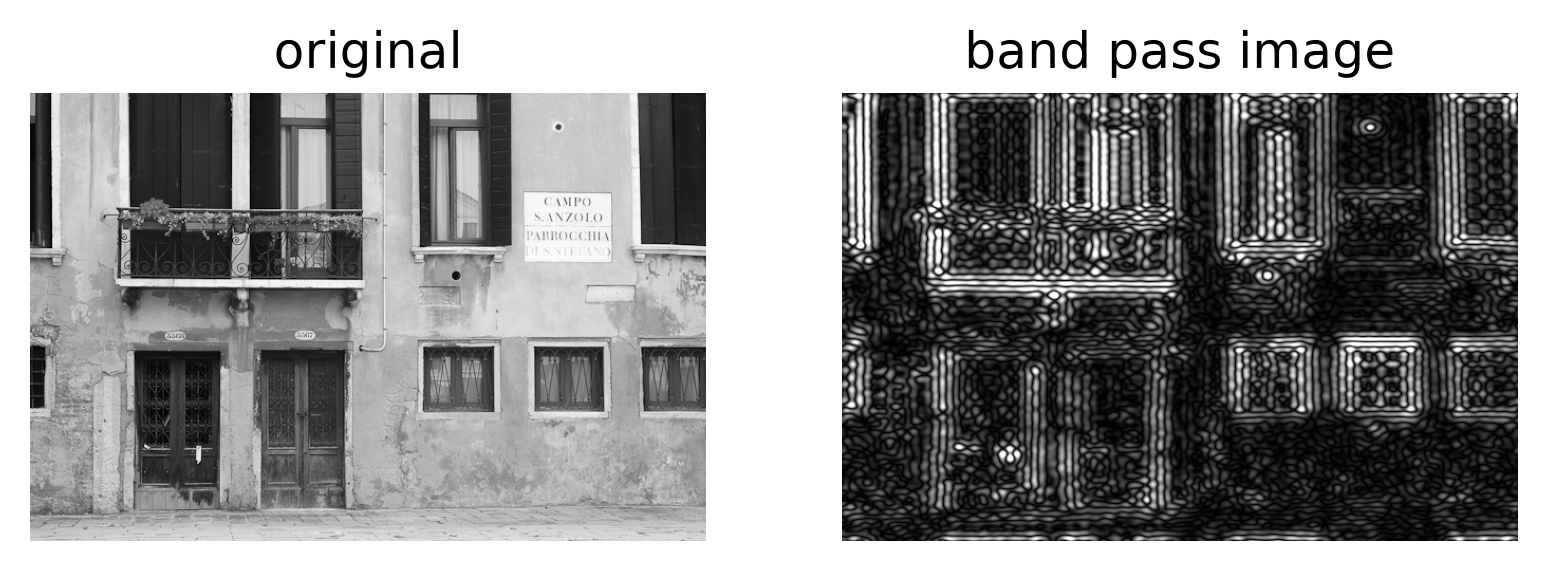
#> input picture assets/band_pass.png, 1547 x 571 px
$ python band_pass_filter.py ../assets/band_pass.png
#> lines starting #> are read from the running program, lines starting #| are printed output that depends on the picture
import argparse
from pathlib import Path

import matplotlib.pyplot as plt
import numpy as np

if __name__ == "__main__":
    parser = argparse.ArgumentParser()
    parser.add_argument("image_path", help="Path to the input image")
    parser.add_argument(
        "-o",
        "--output",
        help="Path where the output figure should be saved",
    )
    args = parser.parse_args()

    img = plt.imread(args.image_path) / 255

    # Convert RGB image to grayscale by averaging the red, green, and blue channels.
    img = img[:, :, :3].mean(axis=2)
#> img: shape (571, 1547) float32

    # Get image height and width.
    h, w = img.shape
#> h = 571; w = 1547

    # Now convert the image to fourier domain.
    img_ft = np.fft.fft2(img, axes=(0, 1))

    # Shift the zero frequency into the center.
    img_ft_shifted = np.fft.fftshift(img_ft, axes=(0, 1))

    # Create the zero-centered x and y coordinates for fourier domain.
    x = np.arange(w) - w // 2
#> x = 1547 values from -773 to 773
    y = np.arange(h) - h // 2
#> y = 571 values from -285 to 285

    # Create the meshgrid so that every pixel in fourier domain has a coordinate value.
    yy, xx = np.meshgrid(y, x, indexing="ij")

    # Calculate the distance between each coordinate to the center.
    r = np.sqrt(xx**2 + yy**2)

    # Define the low and high frequency cutoffs.
    # The frequencies between 30 and 60 will pass
    # and other frequencies will be discarded.
    r_low = 30.0
    r_high = 60.0

    # Create the mask.
    band_pass_mask = (r >= r_low) & (r <= r_high)

    # Apply the mask in img_ft_shifted by multiplying them.
    img_ft_shifted_band_pass = img_ft_shifted * band_pass_mask

    # Re-shift it back to the default.
    img_ft_band_pass = np.fft.ifftshift(img_ft_shifted_band_pass, axes=(0, 1))

    # Transform it back to the spatial domain.
    img_band_pass = np.fft.ifft2(img_ft_band_pass, axes=(0, 1)).real
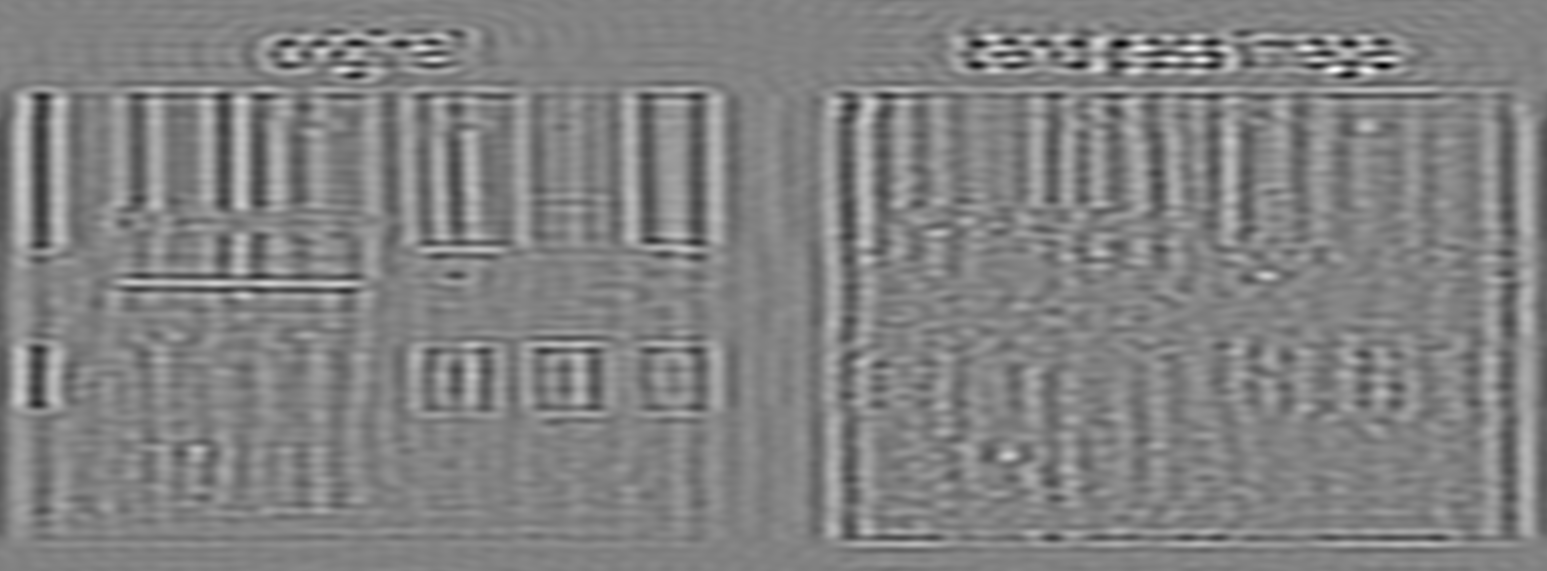
#> img_band_pass: shape (571, 1547) float64; min -0.00223, max 0.00213, mean 1.51e-21; drawn with min black and max white

    # Plot original and band pass image.
    plt.subplot(1, 2, 1)
    plt.imshow(img, cmap="gray")
    plt.title("original")
    plt.axis("off")

    plt.subplot(1, 2, 2)
    img_band_pass_abs = np.abs(img_band_pass)
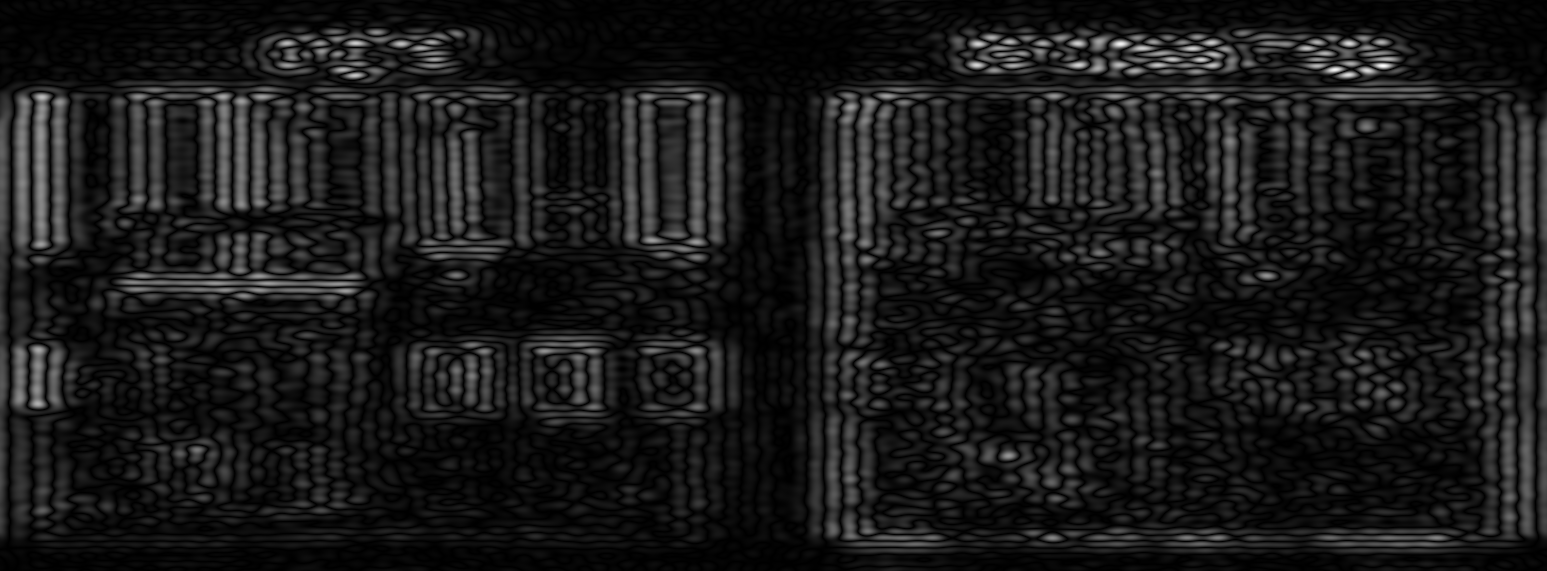
#> img_band_pass_abs: shape (571, 1547) float64; min 1.66e-11, max 0.00223, mean 0.000223; drawn with min black and max white

    plt.imshow(
        img_band_pass_abs,
        cmap="gray",
        vmin=0,
        vmax=np.percentile(img_band_pass_abs, 99),
    )
    plt.title("band pass image")
    plt.axis("off")

    if args.output:
        output_path = Path(args.output)
        output_path.parent.mkdir(parents=True, exist_ok=True)
        plt.savefig(output_path, dpi=300, bbox_inches="tight")
    else:
        plt.show()
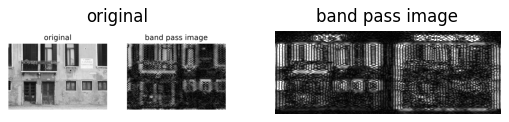
#> figure drawn by matplotlib, 2 panels

$ run again, on assets/corr_conv.png
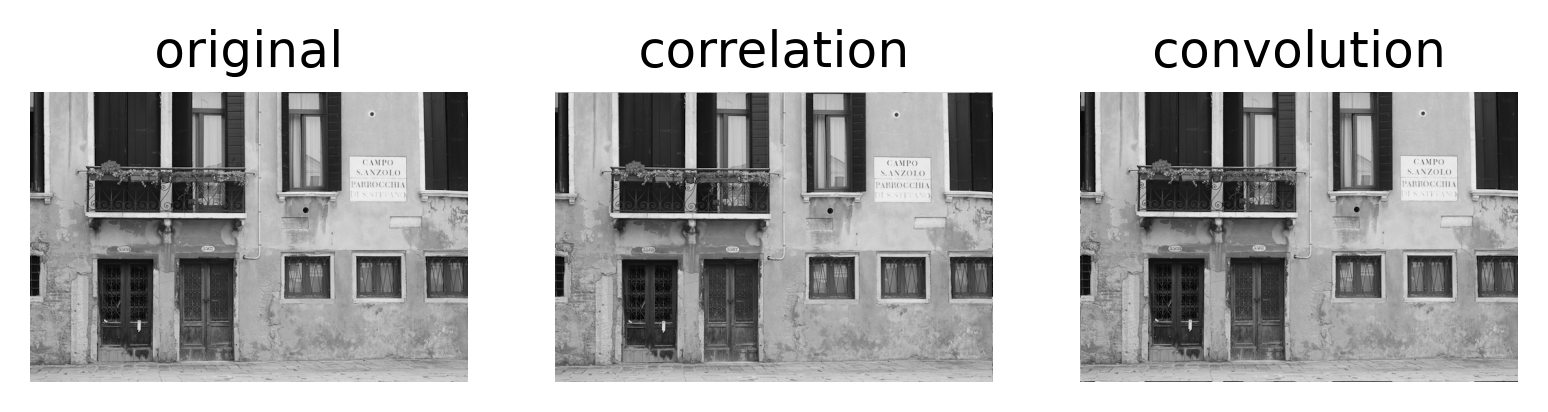
#> input picture assets/corr_conv.png, 1548 x 412 px
#> `img_band_pass_abs = np.abs(img_band_pass)`:
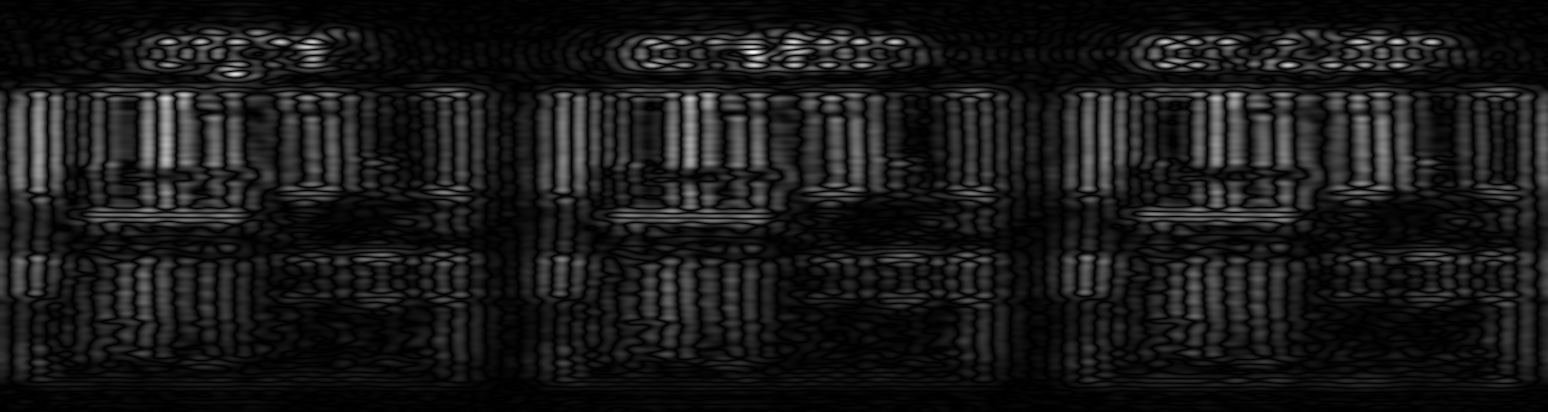
#> img_band_pass_abs: shape (412, 1548) float64; min 4.73e-10, max 0.00253, mean 0.000249; drawn with min black and max white
#> `plt.show()`:
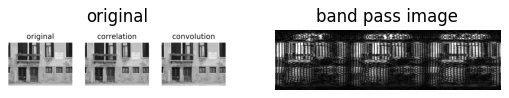
#> figure drawn by matplotlib, 2 panels

$ run again, on assets/corr_conv_diff.png
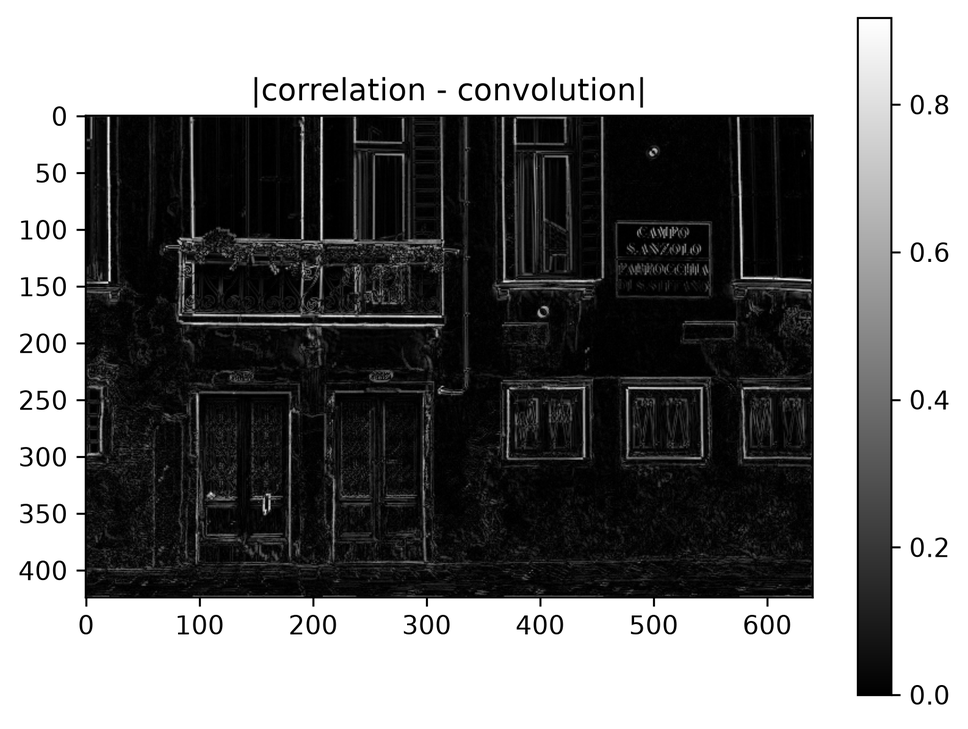
#> input picture assets/corr_conv_diff.png, 968 x 729 px, shrunk from 1586 x 1194 before the run
#> `img_band_pass_abs = np.abs(img_band_pass)`:
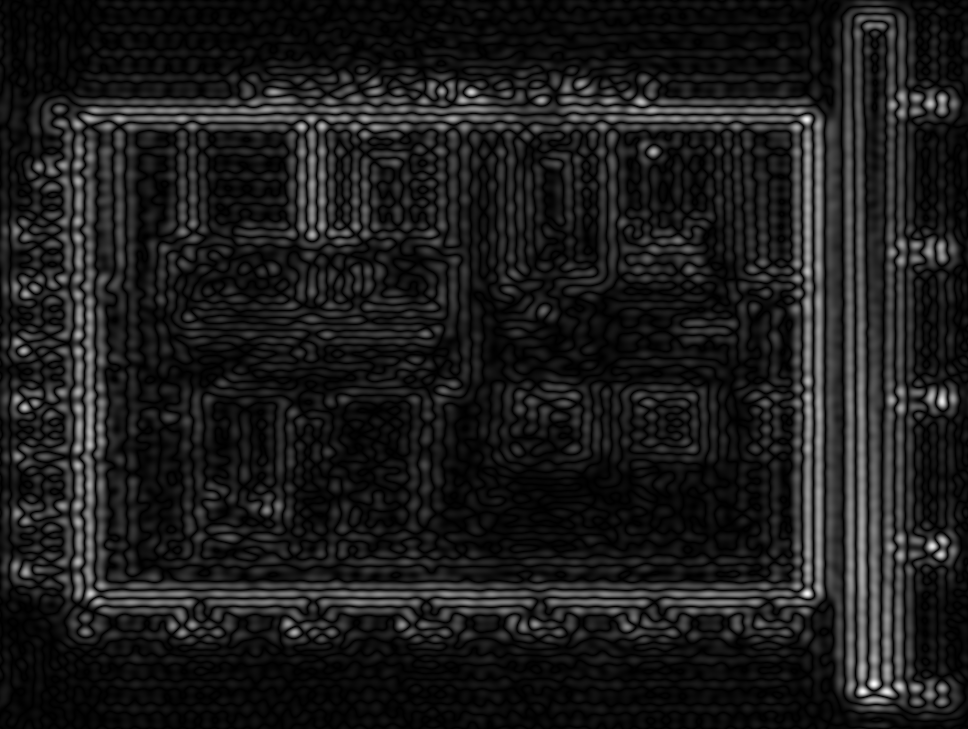
#> img_band_pass_abs: shape (729, 968) float64; min 4.62e-11, max 0.0016, mean 0.00018; drawn with min black and max white
#> `plt.show()`:
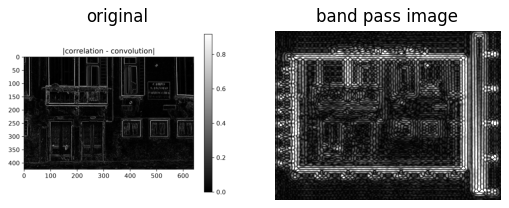
#> figure drawn by matplotlib, 2 panels

$ run again, on assets/cos_patterns.png
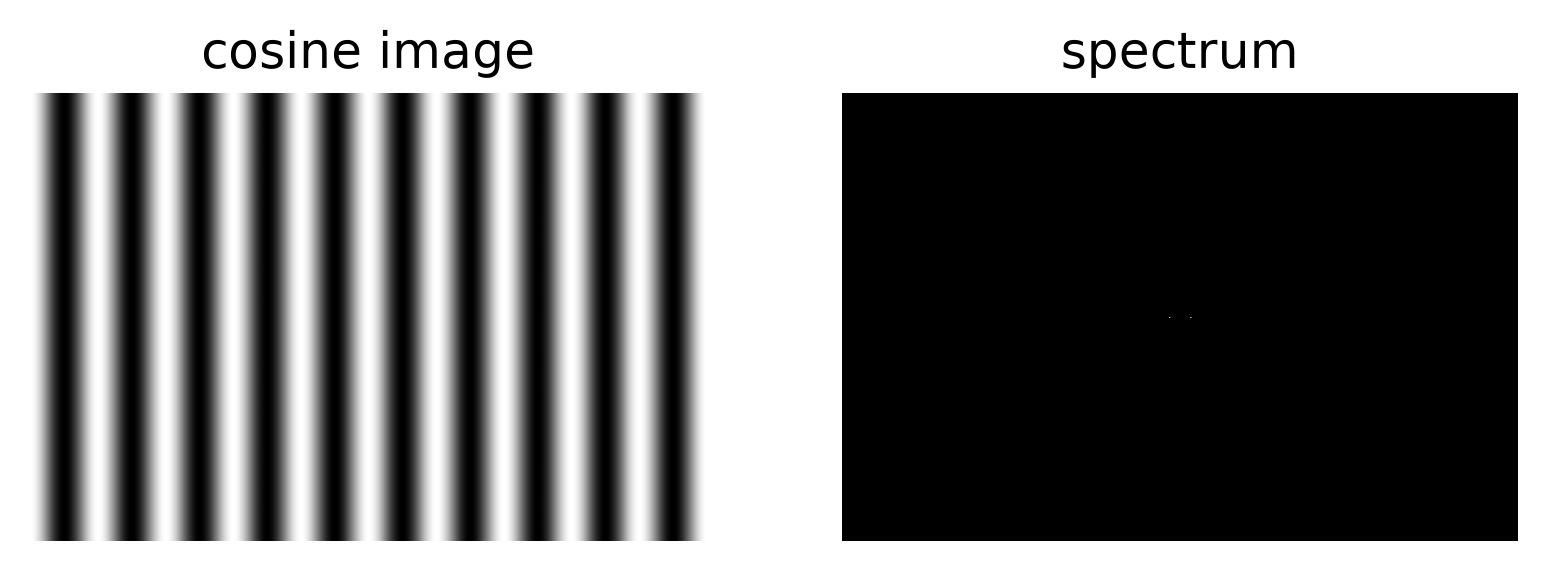
#> input picture assets/cos_patterns.png, 1547 x 571 px
#> `img_band_pass_abs = np.abs(img_band_pass)`:
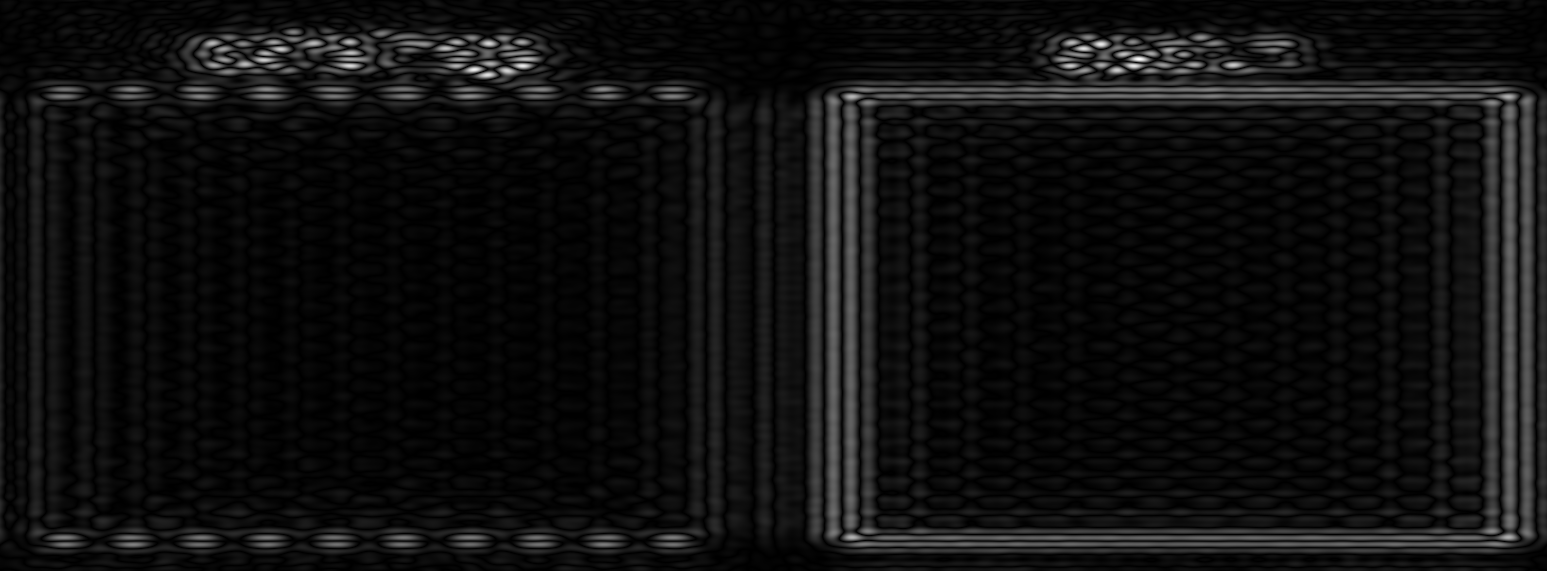
#> img_band_pass_abs: shape (571, 1547) float64; min 4.39e-12, max 0.00222, mean 0.000139; drawn with min black and max white
#> `plt.show()`:
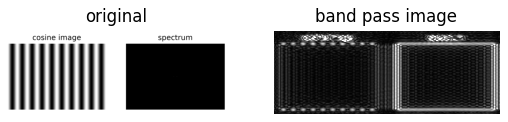
#> figure drawn by matplotlib, 2 panels
